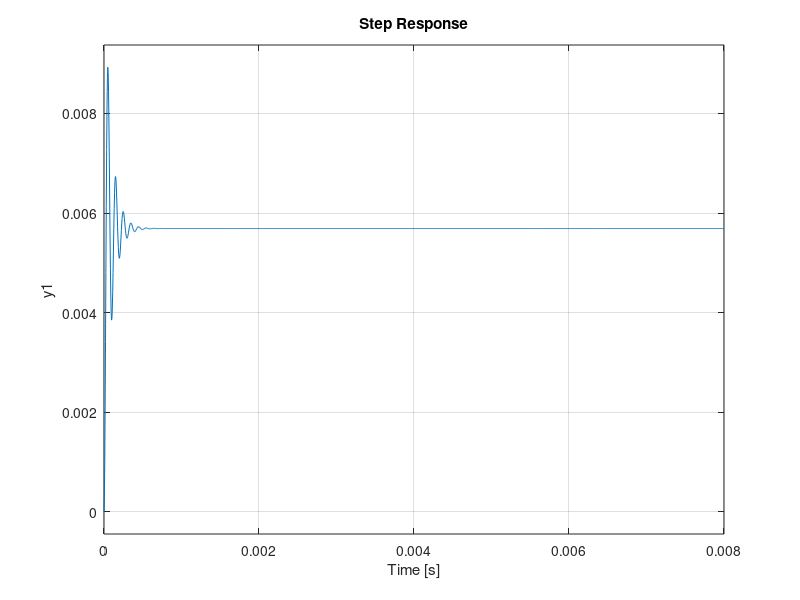

Recreate this plot in MATLAB.
%motor parameters
K_emf = 3.5;
K_torque = 3.6;
gearbox_ratio = 0.02;
b = 3.5;
J = 1.6*10^-4;
L = 0.019*10^-3;
R = 16*10^-3;

%defining 's'
s = tf('s');

%electrical model
motor_electric = 1/(L*s+R);

%mechanical model
motor_mech = K_torque/(J*s+b);

%auxiliary function
motor_open = 1 + K_emf*motor_electric*motor_mech;

%transfer functions for y/x and y/z
A = motor_electric*motor_mech/motor_open;
B = motor_mech/motor_open;

%input step voltage
x = 1;

%external load/torque
z = 0;

%output signal
y = gearbox_ratio*(A*x-B*z)

step(y);
grid('on')

